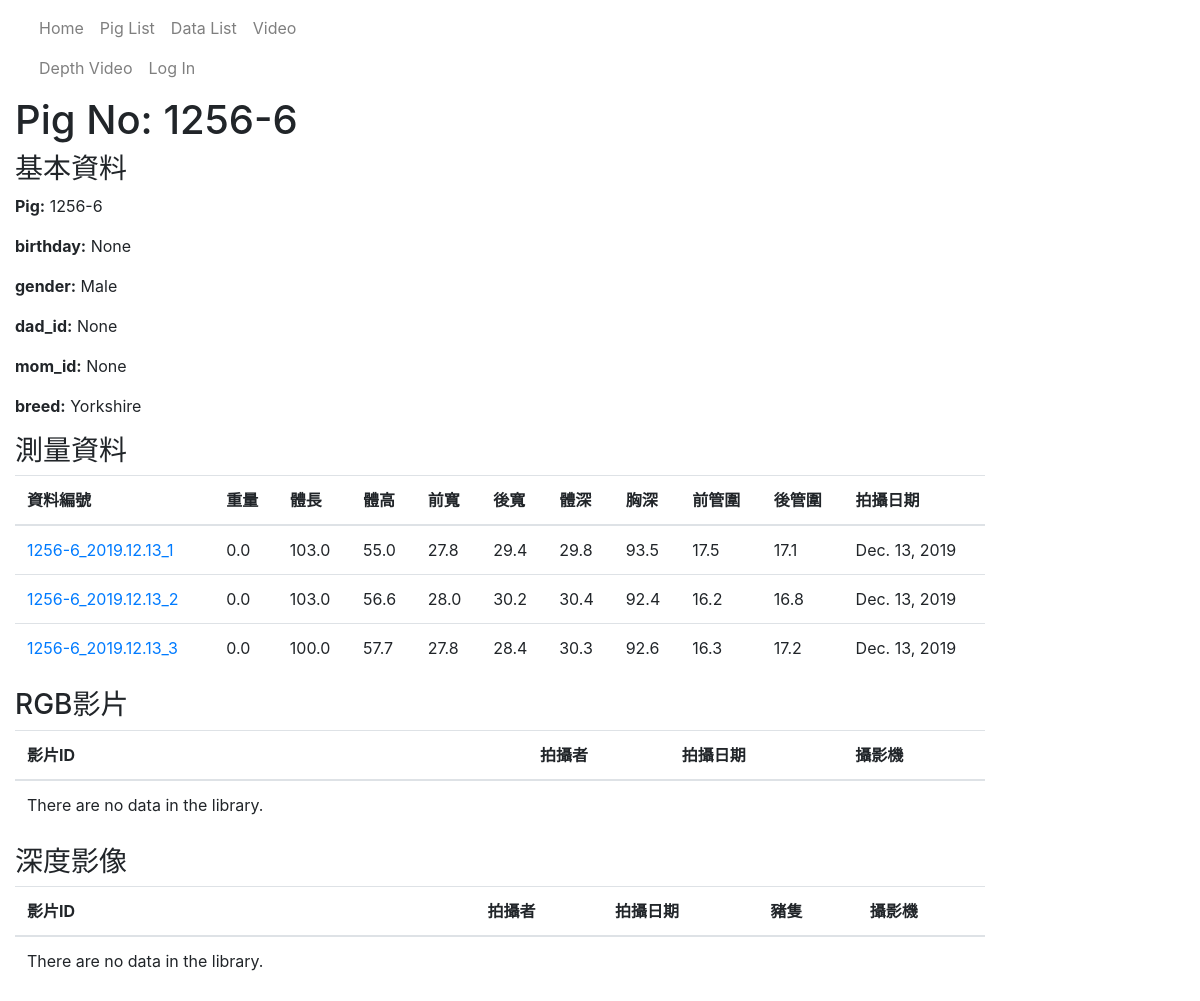
Page /catalog/pig/1256-6 on the committed database.
### catalog/models.py (models this page shows, shortened)
class Pig(models.Model):
    pig_id = models.CharField(max_length=20,primary_key=True, help_text='Input birth year(XX) + ear tag')
    birth = models.DateField(null=True, blank=True)
    gender = models.CharField(max_length=100,null=True, blank=True)
    dad_id = models.CharField(max_length=100,null=True, blank=True)
    mom_id = models.CharField(max_length=100,null=True, blank=True)
    breed_choice = [
        ('L', 'Landrace'),
        ('Y', 'Yorkshire'),
        ('D', 'Duroc'),
    ]
    breed = models.CharField(max_length=10, choices = breed_choice, help_text='Pig\'s breed')
    registration_number = models.CharField(max_length=6, null = True, blank=True)

class Data(models.Model):
    data_id = models.CharField(primary_key=True, max_length=20)
    pig_id = models.ForeignKey('Pig', on_delete=models.SET_NULL, null=True)
    weight = models.FloatField(help_text='Input weight in kg.')
    length = models.FloatField(help_text='Input body length in cm.')
    height = models.FloatField(help_text='Input height in cm.')
    front_width = models.FloatField(help_text='Input front width in cm.')
    back_width = models.FloatField(help_text='Input back width in cm.')
    depth = models.FloatField(help_text='Input body depth in cm.')
    chest = models.FloatField(help_text='Input chest in cm.')
    front_cannon_circumference = models.FloatField(help_text='Input front cannon circumference in cm.' )
    back_cannon_circumference = models.FloatField(help_text='Input front cannon circumference in cm.' )
    date = models.DateField(help_text='Input measuring date.')

### catalog/views.py (the view)
# urls.py: path('pig/<str:pk>', views.PigDetailView, name='pig-detail'),
def PigDetailView(request, pk):
    pig_id = pk
    pig = Pig.objects.get(pk=pig_id)
    datas = Data.objects.filter(pig_id__pig_id=pig_id)
    videos = Pig_Video.objects.filter(pig_id__pig_id=pig_id)
    depth_videos = Pig_Depth_Video.objects.filter(pig_id__pig_id=pig_id)
    context = {'pig':pig, 'datas':datas, 'videos':videos, 'depth_videos':depth_videos}
    return render(request, 'pig_detail.html', context)

### catalog/templates/pig_detail.html (shortened to what this page needs)
{% extends "base_generic.html" %}
{% block content %}
  <h1>Pig No: {{ pig.pig_id }}</h1>
  <h3>基本資料</h3>
  <p><strong>Pig:</strong> {{ pig.pig_id }}</p>
  <p><strong>birthday:</strong> {{ pig.birth }}</p>
  <p><strong>gender:</strong> {{ pig.gender }}</p>
  <p><strong>dad_id:</strong> {{ pig.dad_id }}</p>
  <p><strong>mom_id:</strong> {{ pig.mom_id }}</p>
  <p><strong>breed:</strong> {{ pig.breed }}</p>
<h3>測量資料</h3>
<table class="table">
  <thead>
    <tr class="row100 head">
      <th class="cell100 column1">資料編號</th>
      <th class="cell100 column2">重量</th>
      <th class="cell100 column3">體長</th>
      <th class="cell100 column4">體高</th>
      <th class="cell100 column5">前寬</th>
      <th class="cell100 column6">後寬</th>
      <th class="cell100 column7">體深</th>
      <th class="cell100 column8">胸深</th>
      <th class="cell100 column9">前管圍</th>
      <th class="cell100 column10">後管圍</th>
      <th class="cell100 column11">拍攝日期</th>
    </tr>
  </thead>
  <tbody>
    {% if datas %}
    {% for data in datas %}
    <tr>
      <td><a href="{% url 'data-detail' data.pk %}">{{ data.data_id }}</a></td>
      <td>{{ data.weight }}</td>
      <td>{{ data.length }}</td>
      <td>{{ data.height }}</td>
      <td>{{ data.front_width }}</td>
      <td>{{ data.back_width }}</td>
      <td>{{ data.depth }}</td>
      <td>{{ data.chest }}</td>
      <td>{{ data.front_cannon_circumference }}</td>
      <td>{{ data.back_cannon_circumference }}</td>
      <td>{{ data.date }}</td>
    </tr>
    {% endfor %}
    {% else %}
    <tr>
      <td>There are no data in the library.</td>
    </tr>
    {% endif %}
  </tbody>
</table>
<h3>RGB影片</h3>
<table class="table">
  <thead>
    <tr class="row100 head">
      <th class="cell100 column1">影片ID</th>
      <th class="cell100 column2">拍攝者</th>
      <th class="cell100 column3">拍攝日期</th>
      <th class="cell100 column4">攝影機</th>
    </tr>
  </thead>
  <tbody>
    {% if videos %}
    {% for video in videos %}
    <tr>
      <td><a href="{% url 'video-detail' video.pk %}">{{ video.video_id }}</a></td>
      <td>{{ video.photographer }}</td>
      <td>{{ video.date}}</td>
      <td>{{ video.camera}}</td>
    </tr>
    {% endfor %}
    {% else %}
    <tr>
      <td>There are no data in the library.</td>
    </tr>
    {% endif %}
  </tbody>
</table>
<h3>深度影像</h3>
    <table class="table">
			<thead>
				<tr class="row100 head">
					<th class="cell100 column1">影片ID</th>
					<th class="cell100 column2">拍攝者</th>
					<th class="cell100 column3">拍攝日期</th>
					<th class="cell100 column4">豬隻</th>
					<th class="cell100 column5">攝影機</th>
				</tr>
			</thead>
			<tbody>
				{% if depth_videos %}
				{% for video in depth_videos %}
				<tr>
					<td>{{ video.video_id }}</a></td>
					<td>{{ video.photographer }}</td>
					<td>{{ video.date}}</td>
					<td>{{ video.pig_id }}</td>
					<td>{{ video.camera}}</td>
				</tr>
				{% endfor %}
				{% else %}
				<tr>
					<td>There are no data in the library.</td>
				</tr>
				{% endif %}
			</tbody>
		</table>
{% endblock %}

### rows in the picture
Pig: pig_id "1256-6", birth "None", gender "Male", dad_id "None", mom_id "None", breed "Yorkshire"
Data: data_id "1256-6_2019.12.13_1", weight "0.0", length "103.0", height "55.0", front_width "27.8", back_width "29.4", depth "29.8", chest "93.5", front_cannon_circumference "17.5", back_cannon_circumference "17.1", date "Dec. 13, 2019"
Data: data_id "1256-6_2019.12.13_2", weight "0.0", length "103.0", height "56.6", front_width "28.0", back_width "30.2", depth "30.4", chest "92.4", front_cannon_circumference "16.2", back_cannon_circumference "16.8", date "Dec. 13, 2019"
Data: data_id "1256-6_2019.12.13_3", weight "0.0", length "100.0", height "57.7", front_width "27.8", back_width "28.4", depth "30.3", chest "92.6", front_cannon_circumference "16.3", back_cannon_circumference "17.2", date "Dec. 13, 2019"
